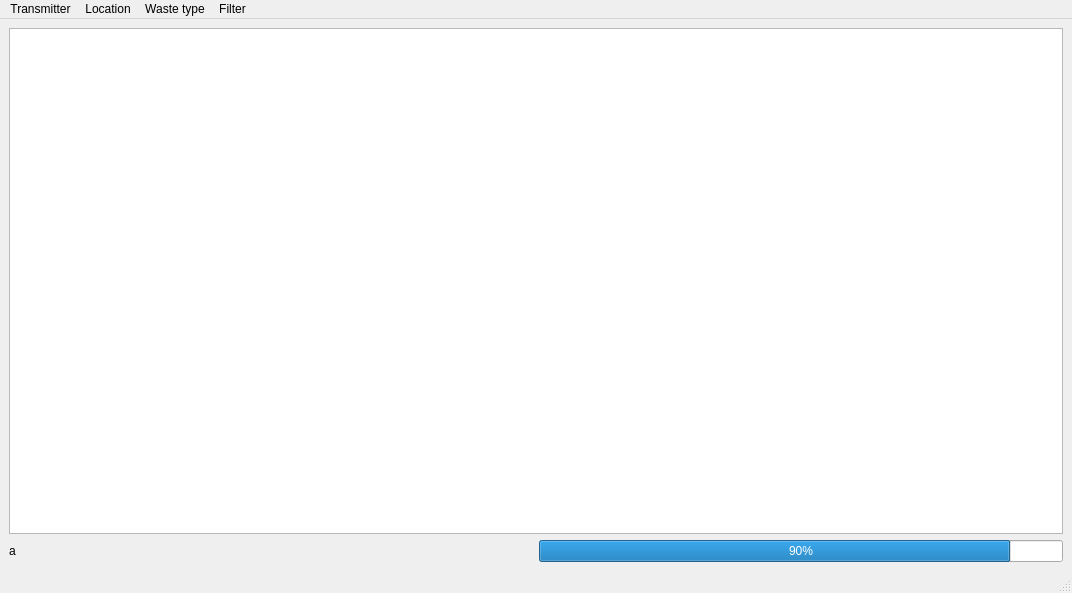
<?xml version="1.0" encoding="UTF-8"?>
<ui version="4.0">
 <class>TurnWaste</class>
 <widget class="QMainWindow" name="TurnWaste">
  <property name="geometry">
   <rect>
    <x>0</x>
    <y>0</y>
    <width>1072</width>
    <height>593</height>
   </rect>
  </property>
  <property name="windowTitle">
   <string>MainWindow</string>
  </property>
  <widget class="QWidget" name="centralwidget">
   <layout class="QVBoxLayout" name="verticalLayout_2">
    <item>
     <layout class="QVBoxLayout" name="verticalLayout">
      <item>
       <widget class="QTableWidget" name="transmittersTable"/>
      </item>
      <item>
       <layout class="QHBoxLayout" name="horizontalLayout">
        <item>
         <widget class="QLabel" name="numberOfFull">
          <property name="text">
           <string>a</string>
          </property>
         </widget>
        </item>
        <item>
         <widget class="QProgressBar" name="progressBar">
          <property name="sizePolicy">
           <sizepolicy hsizetype="Preferred" vsizetype="Fixed">
            <horstretch>0</horstretch>
            <verstretch>0</verstretch>
           </sizepolicy>
          </property>
          <property name="value">
           <number>90</number>
          </property>
          <property name="orientation">
           <enum>Qt::Horizontal</enum>
          </property>
         </widget>
        </item>
       </layout>
      </item>
     </layout>
    </item>
   </layout>
  </widget>
  <widget class="QMenuBar" name="menubar">
   <property name="geometry">
    <rect>
     <x>0</x>
     <y>0</y>
     <width>1072</width>
     <height>24</height>
    </rect>
   </property>
   <widget class="QMenu" name="menuOptions">
    <property name="title">
     <string>Transmitter</string>
    </property>
    <addaction name="actionShow_all_transmitters"/>
    <addaction name="actionAdd_trasmitter"/>
    <addaction name="actionRemove_trasmitter"/>
   </widget>
   <widget class="QMenu" name="menuLocation">
    <property name="title">
     <string>Location</string>
    </property>
    <addaction name="actionShow_all_locations"/>
    <addaction name="actionAdd_location"/>
    <addaction name="actionRemove_location"/>
   </widget>
   <widget class="QMenu" name="menuWaste_type">
    <property name="title">
     <string>Waste type</string>
    </property>
    <addaction name="actionShow_all_waste_types"/>
    <addaction name="actionAdd_waste_type"/>
    <addaction name="actionRemove_waste_type"/>
   </widget>
   <widget class="QMenu" name="menuFilter">
    <property name="title">
     <string>Filter</string>
    </property>
    <addaction name="actionBy_location"/>
    <addaction name="actionBy_waste_type"/>
    <addaction name="actionBy_filling_level"/>
   </widget>
   <addaction name="menuOptions"/>
   <addaction name="menuLocation"/>
   <addaction name="menuWaste_type"/>
   <addaction name="menuFilter"/>
  </widget>
  <widget class="QStatusBar" name="statusbar"/>
  <action name="actionAdd_trasmitter">
   <property name="text">
    <string>Add transmitter</string>
   </property>
  </action>
  <action name="actionRemove_trasmitter">
   <property name="text">
    <string>Remove transmitter</string>
   </property>
  </action>
  <action name="actionAdd_location">
   <property name="text">
    <string>Add location</string>
   </property>
  </action>
  <action name="actionRemove_location">
   <property name="text">
    <string>Remove location</string>
   </property>
  </action>
  <action name="actionAdd_waste_type">
   <property name="text">
    <string>Add waste type</string>
   </property>
  </action>
  <action name="actionRemove_waste_type">
   <property name="text">
    <string>Remove waste type</string>
   </property>
  </action>
  <action name="actionBy_location">
   <property name="text">
    <string>By location</string>
   </property>
  </action>
  <action name="actionBy_waste_type">
   <property name="text">
    <string>By waste type</string>
   </property>
  </action>
  <action name="actionShow_all_locations">
   <property name="text">
    <string>Show all locations</string>
   </property>
  </action>
  <action name="actionShow_all_waste_types">
   <property name="text">
    <string>Show all waste types</string>
   </property>
  </action>
  <action name="actionShow_all_transmitters">
   <property name="text">
    <string>Show all transmitters</string>
   </property>
  </action>
  <action name="actionBy_filling_level">
   <property name="text">
    <string>By filling level</string>
   </property>
  </action>
 </widget>
 <resources/>
 <connections/>
</ui>
